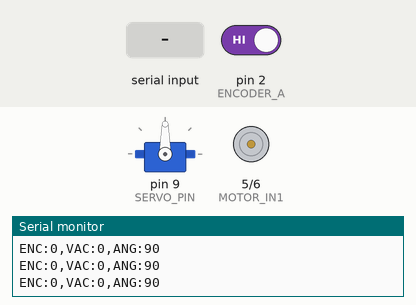
Bench run of a sketch on a simulated Arduino Uno, built with avr-gcc and run on an emulated ATmega328P. On the bench: servo, motor-driver pin pairs drawn as motors (green arrow = first pin HIGH = forward, orange = second pin HIGH = backward, longer = more drive), the last lines printed to the serial monitor. The test bench sets the inputs (shaded band); at power-on: pin 2 (ENCODER_A) HIGH.

Above: at 1.2 s.
1.3 s: "V" received over Serial
At 1.7 s:
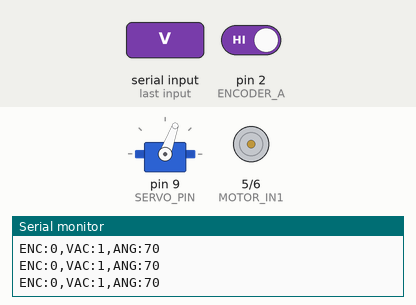
2.8 s: "F" received over Serial
At 4.0 s:
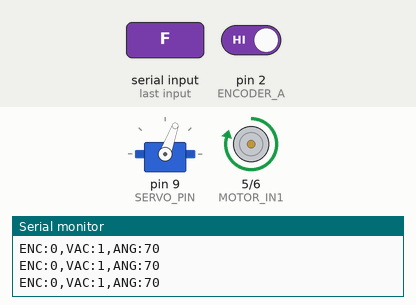
4.3 s: "R" received over Serial
At 5.2 s:
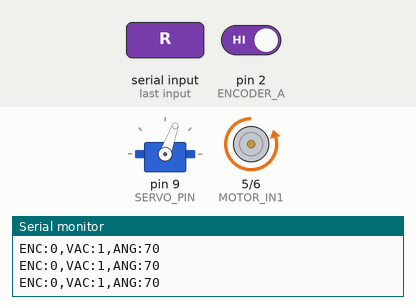
5.8 s: "V" received over Serial
At 6.4 s:
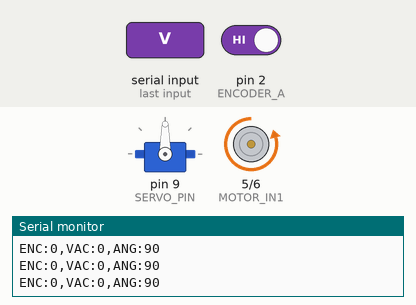
7.3 s: "F" received over Serial
At 8.7 s:
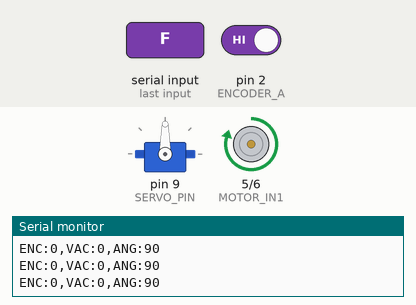
Timing chart, 0 to 9.8 s (numbered marks = the images above; inputs shaded):
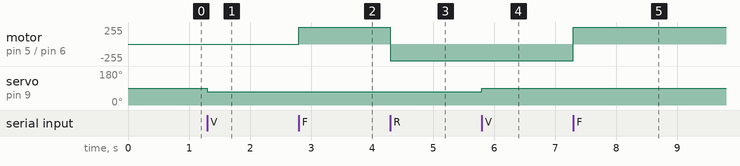

The sketch:

motor_teleop.ino
```cpp
#include <Servo.h>

Servo servo;

const int MOTOR_IN1 = 5;
const int MOTOR_IN2 = 6;
const int ENCODER_A = 2;
const int ENCODER_B = 3;
const int SERVO_PIN = 9;

const int SPEED = 250;
const int VACUUM_ON_ANGLE = 70;
const int VACUUM_OFF_ANGLE = 90;
const unsigned long TELEMETRY_PERIOD_MS = 50;

volatile long encoderCount = 0;
bool vacuumOn = false;
unsigned long lastTelemetryAt = 0;

void encoderISR() {
  if (digitalRead(ENCODER_A) == digitalRead(ENCODER_B)) {
    encoderCount++;
  } else {
    encoderCount--;
  }
}

void stopMotor() {
  analogWrite(MOTOR_IN1, 0);
  analogWrite(MOTOR_IN2, 0);
}

void forwardMotor() {
  analogWrite(MOTOR_IN1, SPEED);
  analogWrite(MOTOR_IN2, 0);
}

void reverseMotor() {
  analogWrite(MOTOR_IN1, 0);
  analogWrite(MOTOR_IN2, SPEED);
}

void setVacuum(bool on) {
  vacuumOn = on;
  servo.write(vacuumOn ? VACUUM_ON_ANGLE : VACUUM_OFF_ANGLE);
}

void toggleVacuum() {
  setVacuum(!vacuumOn);
}

void homeRail() {
  stopMotor();
  noInterrupts();
  encoderCount = 0;
  interrupts();
}

void printTelemetry() {
  noInterrupts();
  long count = encoderCount;
  interrupts();

  Serial.print("ENC:");
  Serial.print(count);
  Serial.print(",VAC:");
  Serial.print(vacuumOn ? 1 : 0);
  Serial.print(",ANG:");
  Serial.println(vacuumOn ? VACUUM_ON_ANGLE : VACUUM_OFF_ANGLE);
}

void setup() {
  pinMode(MOTOR_IN1, OUTPUT);
  pinMode(MOTOR_IN2, OUTPUT);
  pinMode(ENCODER_A, INPUT_PULLUP);
  pinMode(ENCODER_B, INPUT_PULLUP);

  stopMotor();
  servo.attach(SERVO_PIN);
  setVacuum(false);

  attachInterrupt(digitalPinToInterrupt(ENCODER_A), encoderISR, CHANGE);

  Serial.begin(115200);
}

void loop() {
  while (Serial.available()) {
    char c = Serial.read();
    if (c == 'F') forwardMotor();
    if (c == 'R') reverseMotor();
    if (c == 'S') stopMotor();
    if (c == 'V') toggleVacuum();
    if (c == 'H') homeRail();
  }

  unsigned long now = millis();
  if (now - lastTelemetryAt >= TELEMETRY_PERIOD_MS) {
    lastTelemetryAt = now;
    printTelemetry();
  }
}
```

Measured:
- after the input at 1.3 s, servo on pin 9 (SERVO_PIN): 90° → 70° at once
- after the input at 2.8 s, motor on pin 5 (MOTOR_IN1) / pin 6 (MOTOR_IN2): stopped → forward 250/255 at once
- after the input at 4.3 s, motor on pin 5 (MOTOR_IN1) / pin 6 (MOTOR_IN2): forward 250/255 → backward 250/255 at once
- after the input at 5.8 s, servo on pin 9 (SERVO_PIN): 70° → 90° at once
- after the input at 7.3 s, motor on pin 5 (MOTOR_IN1) / pin 6 (MOTOR_IN2): backward 250/255 → forward 250/255 at once
